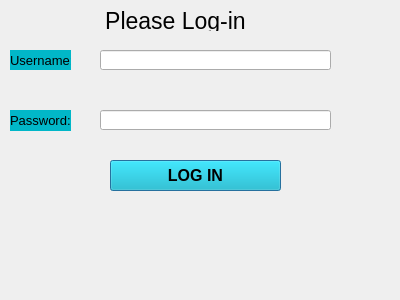
<?xml version="1.0" encoding="UTF-8"?>
<ui version="4.0">
 <class>log_in</class>
 <widget class="QDialog" name="log_in">
  <property name="geometry">
   <rect>
    <x>0</x>
    <y>0</y>
    <width>400</width>
    <height>300</height>
   </rect>
  </property>
  <property name="windowTitle">
   <string>Dialog</string>
  </property>
  <widget class="QLineEdit" name="lineEdit">
   <property name="geometry">
    <rect>
     <x>100</x>
     <y>50</y>
     <width>231</width>
     <height>20</height>
    </rect>
   </property>
  </widget>
  <widget class="QLineEdit" name="lineEdit_2">
   <property name="geometry">
    <rect>
     <x>100</x>
     <y>110</y>
     <width>231</width>
     <height>20</height>
    </rect>
   </property>
   <property name="echoMode">
    <enum>QLineEdit::Password</enum>
   </property>
  </widget>
  <widget class="QPushButton" name="pushButton">
   <property name="geometry">
    <rect>
     <x>110</x>
     <y>160</y>
     <width>171</width>
     <height>31</height>
    </rect>
   </property>
   <property name="font">
    <font>
     <pointsize>12</pointsize>
     <bold>true</bold>
    </font>
   </property>
   <property name="styleSheet">
    <string notr="true">background-color: rgb(1, 183, 200);</string>
   </property>
   <property name="text">
    <string>LOG IN</string>
   </property>
  </widget>
  <widget class="QLabel" name="label">
   <property name="geometry">
    <rect>
     <x>10</x>
     <y>10</y>
     <width>331</width>
     <height>21</height>
    </rect>
   </property>
   <property name="font">
    <font>
     <pointsize>17</pointsize>
     <bold>false</bold>
    </font>
   </property>
   <property name="text">
    <string>Please Log-in</string>
   </property>
   <property name="alignment">
    <set>Qt::AlignCenter</set>
   </property>
  </widget>
  <widget class="QLabel" name="label_2">
   <property name="geometry">
    <rect>
     <x>10</x>
     <y>50</y>
     <width>61</width>
     <height>20</height>
    </rect>
   </property>
   <property name="font">
    <font>
     <pointsize>10</pointsize>
    </font>
   </property>
   <property name="autoFillBackground">
    <bool>false</bool>
   </property>
   <property name="styleSheet">
    <string notr="true">background-color: rgb(1, 183, 200);</string>
   </property>
   <property name="text">
    <string>Username:</string>
   </property>
  </widget>
  <widget class="QLabel" name="label_3">
   <property name="geometry">
    <rect>
     <x>10</x>
     <y>110</y>
     <width>61</width>
     <height>21</height>
    </rect>
   </property>
   <property name="font">
    <font>
     <pointsize>10</pointsize>
    </font>
   </property>
   <property name="styleSheet">
    <string notr="true">background-color: rgb(1, 183, 200);</string>
   </property>
   <property name="text">
    <string>Password:</string>
   </property>
  </widget>
 </widget>
 <resources/>
 <connections/>
</ui>
